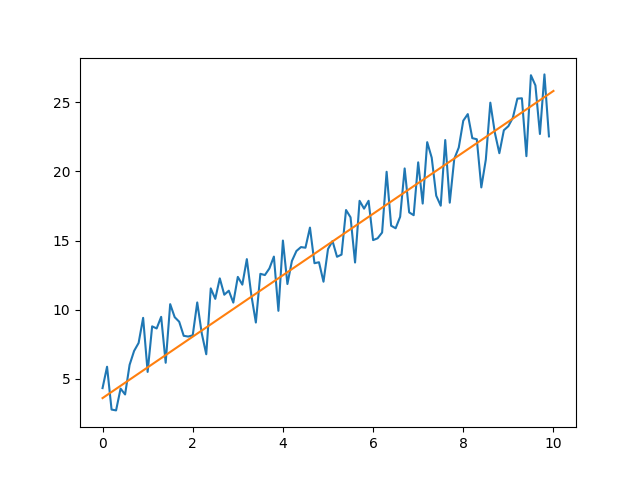

Python code for this plot:
from random import uniform
from math import sin
from numpy import arange
from numpy import dot
from matplotlib import pyplot as plt
import numpy as np
from math import *

def generate_sequence(n, step=1):
	for i in arange(0, n, step):
		yield 2*i + 5

gen = generate_sequence(10, 0.1)
seq = []
for elem in gen:
	elem += uniform(-3, 3)
	seq.append(elem)

plt.plot(arange(0, 10, 0.1), seq)
plt.show()

x = arange(0, 10, 0.1)
x = np.array(x)

bias = np.repeat(1, int(10/0.1))
x = np.vstack((x, bias))
x = np.transpose(x)

y = seq

theta = [100, 1]

def cost_function(theta, x, y):
	h = np.dot(x, theta)
	n = np.shape(h)[0]
	d = np.transpose(y) -h
	return np.dot(np.transpose(d), d)/(2*n)

print(cost_function(theta, x, y))

def d_cost_function(theta, x, y):
	h = np.dot(x, theta)
	n = np.shape(h)[0]
	d = np.transpose(y) - h
	return -1*np.dot(np.transpose(d), x)/n

print(d_cost_function(theta, x, y))

epsilon = 1000000
iter = 0

learning_rate = 0.001

while epsilon > 0.0001:
	c1 = cost_function(theta, x, y)
	theta = theta - learning_rate * d_cost_function(theta, x, y)
	print(theta)
	c2 = cost_function(theta, x, y)
	epsilon = c1 - c2
	print(epsilon)
	iter += 1
	print("-----")


print(theta)
print(np.dot(np.transpose(theta), [[0, 1], [10, 1]]))

plt.plot(arange(0, 10, 0.1), seq)
plt.plot([0, 10], np.dot(np.transpose(theta), [[0, 10], [1, 1]]))
plt.show()
